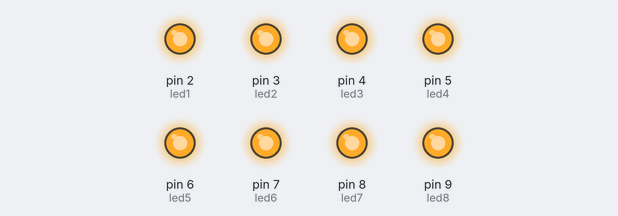
Simulated run of this sketch. Board: Arduino Uno, built with avr-gcc and run on an emulated ATmega328P. On the bench: output pins drawn as LEDs (lit = HIGH).

Above: at 0.05 s.
At 2.75 s:
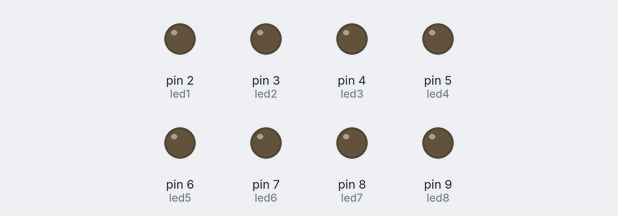
Timing chart, 0 to 3.0 s (numbered marks = the images above):
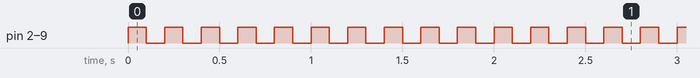

Measured:
- by itself, pin 2 (led1), pin 3 (led2), pin 4 (led3), pin 5 (led4), pin 6 (led5), pin 7 (led6), pin 8 (led7), pin 9 (led8): alternates HIGH for 0.10 s and LOW for 0.10 s

The sketch:

8LEDs.ino
```cpp
// Define LED pin numbers
int led1 = 2;
int led2 = 3;
int led3 = 4;
int led4 = 5;
int led5 = 6;
int led6 = 7;
int led7 = 8;
int led8 = 9;

void setup() {
  // Set all LED pins as OUTPUT
  pinMode(led1, OUTPUT);
  pinMode(led2, OUTPUT);
  pinMode(led3, OUTPUT);
  pinMode(led4, OUTPUT);
  pinMode(led5, OUTPUT);
  pinMode(led6, OUTPUT);
  pinMode(led7, OUTPUT);
  pinMode(led8, OUTPUT);
}

void loop() {
  // Turn ON all LEDs
  digitalWrite(led1, HIGH);
  digitalWrite(led2, HIGH);
  digitalWrite(led3, HIGH);
  digitalWrite(led4, HIGH);
  digitalWrite(led5, HIGH);
  digitalWrite(led6, HIGH);
  digitalWrite(led7, HIGH);
  digitalWrite(led8, HIGH);
  delay(100);

  // Turn OFF all LEDs
  digitalWrite(led1, LOW);
  digitalWrite(led2, LOW);
  digitalWrite(led3, LOW);
  digitalWrite(led4, LOW);
  digitalWrite(led5, LOW);
  digitalWrite(led6, LOW);
  digitalWrite(led7, LOW);
  digitalWrite(led8, LOW);
  delay(100);
}
```
